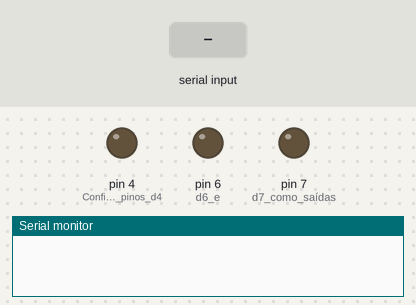
Bench run of a sketch on a simulated Arduino Uno, built with avr-gcc and run on an emulated ATmega328P. On the bench: output pins drawn as LEDs (lit = HIGH), the last lines printed to the serial monitor. Inputs (shaded band) come from the test bench. Pins used as bus, display or sensor lines are not drawn.

Above: at 1.2 s.
1.3 s: "90,45\n" received over Serial
At 1.46 s:
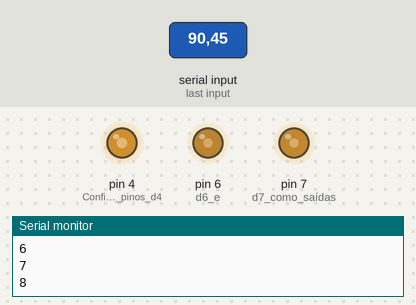
4.3 s: "30,150\n" received over Serial
At 7.3 s:
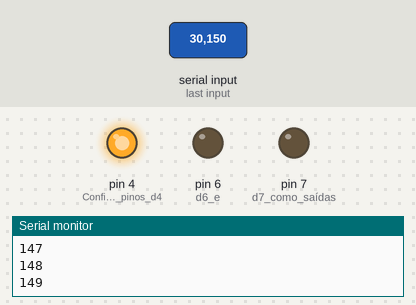
Timing chart, 0 to 8.8 s (numbered marks = the images above; inputs shaded):
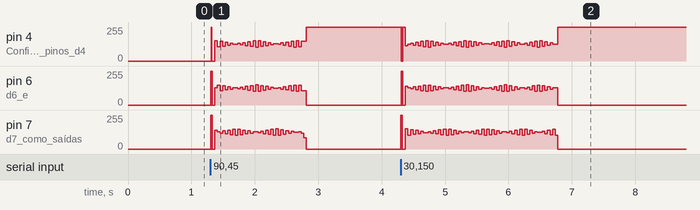

The sketch:

monochromator_newport.ino.ino
```cpp
void clockwise(void);
void anticlockwise(void);

void setup()
{
  Serial.begin(9600);
  pinMode(4, OUTPUT); // Configura os pinos d4,
  pinMode(5, OUTPUT); // d5,
  pinMode(6, OUTPUT);// d6 e
  pinMode(7, OUTPUT);// d7 como saídas
}

void loop()
{
  int inipos, currpos = 0;
  int i = 0;
  while (Serial.available() > 0)
  {
    int wls = Serial.parseInt();
    while(i < wls)
    {
      if(wls > inipos)
      {
        anticlockwise();
        Serial.println(i);
        i = i+1;
      }
      else
      {
        clockwise();
        Serial.println(i);
        i = i+1;
      }
    }
  }
}

void clockwise()
{
  digitalWrite(4, HIGH); // Configura o pino 8 como HIGH
  digitalWrite(5, HIGH); // Configura o pino 9 como LOW
  digitalWrite(6, LOW); // Configura o pino 10 como HIGH
  digitalWrite(7, LOW); // Configura o pino 11 como LOW
  delay(4);// Espera 4 ms
  digitalWrite(4, LOW); // Configura o pino 8 como HIGH
  digitalWrite(5, HIGH); // Configura o pino 9 como LOW
  digitalWrite(6, HIGH); // Configura o pino 10 como HIGH
  digitalWrite(7, LOW); // Configura o pino 11 como LOW
  delay(4);// Espera 4 ms
  digitalWrite(4, LOW); // Configura o pino 8 como HIGH
  digitalWrite(5, LOW); // Configura o pino 9 como LOW
  digitalWrite(6, HIGH); // Configura o pino 10 como HIGH
  digitalWrite(7, HIGH); // Configura o pino 11 como LOW
  delay(4);// Espera 4 ms
  digitalWrite(4, HIGH); // Configura o pino 8 como HIGH
  digitalWrite(5, LOW); // Configura o pino 9 como LOW
  digitalWrite(6, LOW); // Configura o pino 10 como HIGH
  digitalWrite(7, HIGH); // Configura o pino 11 como LOW
  delay(4);// Espera 4 ms
}

void anticlockwise()
{
  digitalWrite(4, HIGH); // Configura o pino 8 como HIGH
  digitalWrite(5, LOW); // Configura o pino 9 como LOW
  digitalWrite(6, LOW); // Configura o pino 10 como HIGH
  digitalWrite(7, HIGH); // Configura o pino 11 como LOW
  delay(4);// Espera 4 ms
  digitalWrite(4, LOW); // Configura o pino 8 como HIGH
  digitalWrite(5, LOW); // Configura o pino 9 como LOW
  digitalWrite(6, HIGH); // Configura o pino 10 como HIGH
  digitalWrite(7, HIGH); // Configura o pino 11 como LOW
  delay(4);// Espera 4 ms
  digitalWrite(4, LOW); // Configura o pino 8 como HIGH
  digitalWrite(5, HIGH); // Configura o pino 9 como LOW
  digitalWrite(6, HIGH); // Configura o pino 10 como HIGH
  digitalWrite(7, LOW); // Configura o pino 11 como LOW
  delay(4);// Espera 4 ms
  digitalWrite(4, HIGH); // Configura o pino 8 como HIGH
  digitalWrite(5, HIGH); // Configura o pino 9 como LOW
  digitalWrite(6, LOW); // Configura o pino 10 como HIGH
  digitalWrite(7, LOW); // Configura o pino 11 como LOW
  delay(4);// Espera 4 ms
}
```
